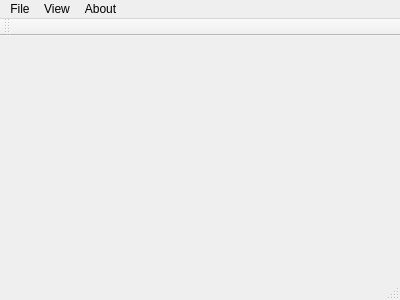
<?xml version="1.0" encoding="UTF-8"?>
<ui version="4.0">
 <class>MainWindow</class>
 <widget class="QMainWindow" name="MainWindow">
  <property name="geometry">
   <rect>
    <x>0</x>
    <y>0</y>
    <width>400</width>
    <height>300</height>
   </rect>
  </property>
  <property name="windowTitle">
   <string>3mview</string>
  </property>
  <widget class="QWidget" name="centralWidget"/>
  <widget class="QMenuBar" name="menuBar">
   <property name="geometry">
    <rect>
     <x>0</x>
     <y>0</y>
     <width>400</width>
     <height>22</height>
    </rect>
   </property>
   <widget class="QMenu" name="menuFile">
    <property name="title">
     <string>File</string>
    </property>
    <addaction name="actionOpen"/>
    <addaction name="actionExit"/>
   </widget>
   <widget class="QMenu" name="menuView">
    <property name="title">
     <string>View</string>
    </property>
    <addaction name="actionFullscreen"/>
   </widget>
   <widget class="QMenu" name="menuAbout">
    <property name="title">
     <string>About</string>
    </property>
    <addaction name="actionAbout_3mview"/>
   </widget>
   <addaction name="menuFile"/>
   <addaction name="menuView"/>
   <addaction name="menuAbout"/>
  </widget>
  <widget class="QToolBar" name="mainToolBar">
   <attribute name="toolBarArea">
    <enum>TopToolBarArea</enum>
   </attribute>
   <attribute name="toolBarBreak">
    <bool>false</bool>
   </attribute>
  </widget>
  <widget class="QStatusBar" name="statusBar"/>
  <action name="actionOpen">
   <property name="text">
    <string>Open</string>
   </property>
   <property name="iconText">
    <string>Open</string>
   </property>
   <property name="shortcut">
    <string>Ctrl+O</string>
   </property>
  </action>
  <action name="actionFullscreen">
   <property name="checkable">
    <bool>true</bool>
   </property>
   <property name="text">
    <string>Fullscreen</string>
   </property>
   <property name="iconText">
    <string>Fullscreen</string>
   </property>
   <property name="shortcut">
    <string>Ctrl+F</string>
   </property>
  </action>
  <action name="actionAbout_3mview">
   <property name="text">
    <string>About 3mview</string>
   </property>
  </action>
  <action name="actionExit">
   <property name="text">
    <string>Exit</string>
   </property>
   <property name="menuRole">
    <enum>QAction::QuitRole</enum>
   </property>
  </action>
 </widget>
 <layoutdefault spacing="6" margin="11"/>
 <resources/>
 <connections>
  <connection>
   <sender>actionExit</sender>
   <signal>triggered()</signal>
   <receiver>MainWindow</receiver>
   <slot>close()</slot>
   <hints>
    <hint type="sourcelabel">
     <x>-1</x>
     <y>-1</y>
    </hint>
    <hint type="destinationlabel">
     <x>199</x>
     <y>149</y>
    </hint>
   </hints>
  </connection>
 </connections>
</ui>
